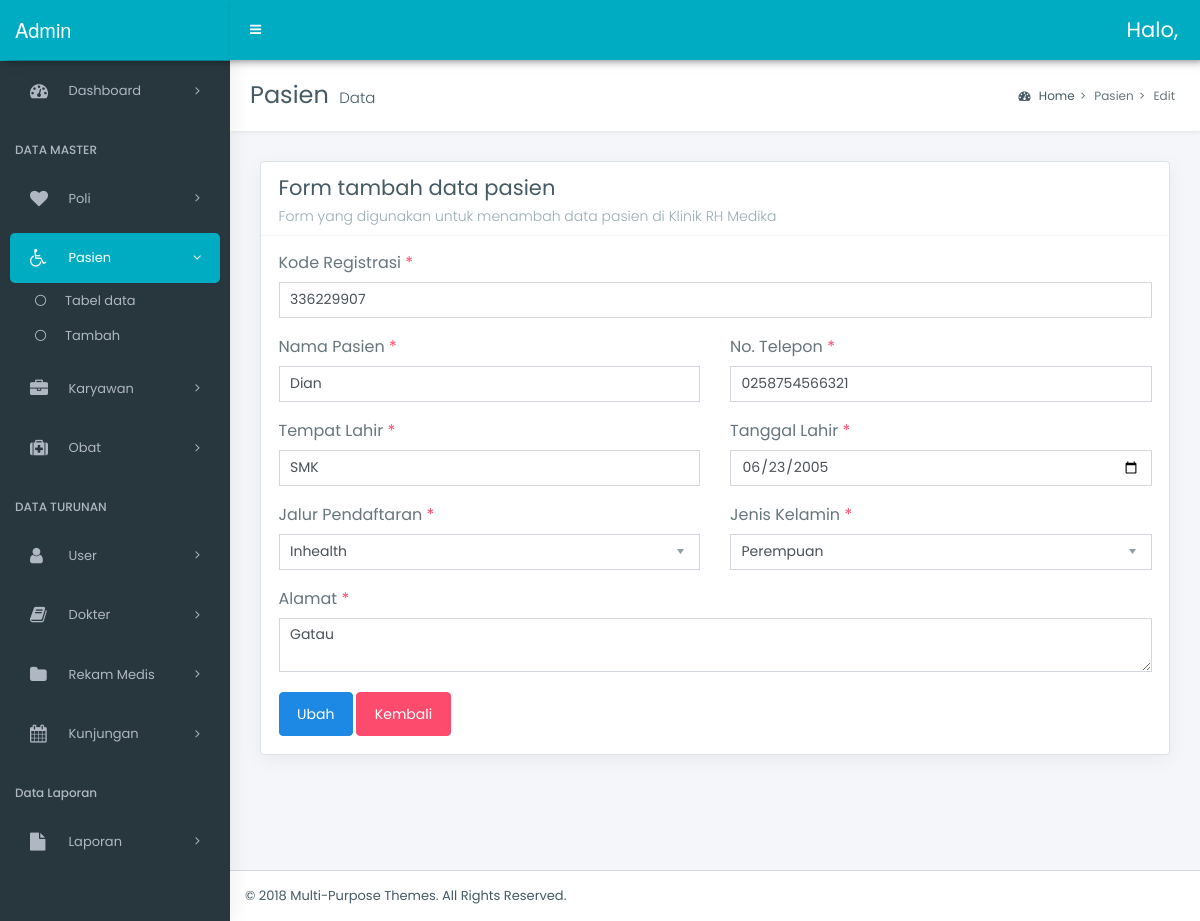
/admin/pasien/edit.php?id=336229907, run on the app's committed database.
### tables this page shows
CREATE TABLE `pasien` (
  `id_pasien` int(9) NOT NULL,
  `nm_pasien` varchar(50) NOT NULL,
  `kd_registrasi` text NOT NULL,
  `jen_kelamin` enum('1','2') NOT NULL,
  `jalur` enum('1','2','3','4') NOT NULL,
  `alamatp` text NOT NULL,
  `tempat_lahirp` varchar(20) NOT NULL,
  `tgl_lahirp` date NOT NULL,
  `telp_pasien` varchar(13) NOT NULL,
  `tgl_daftar` date NOT NULL
);

### admin/pasien/edit.php (the view, shortened to what this page needs)
<!DOCTYPE html>
<html lang="en">
<head>
    <link rel="stylesheet" href="../../style/bootstrap.min.css">
    <link rel="stylesheet" href="../../style/bootstrap-extend.css">
    <link rel="stylesheet" href="../../style/master_style.css">
    <link rel="stylesheet" href="../../style/_all-skins.css">
</head>
<body class="hold-transition skin-green sidebar-mini">
    <div class="wrapper">
        <?php include_once('navbar.php'); ?>
        <?php include_once('sidebar.php'); ?>
        <div class="content-wrapper">
            <section class="content-header">
                <h1>
                    Pasien
                    <small>Data</small>
                </h1>
                <ol class="breadcrumb">
                    <li class="breadcrumb-item"><a href="#"><i class="fa fa-dashboard"></i> Home</a></li>
                    <li class="breadcrumb-item">Pasien</li>
                    <li class="breadcrumb-item active">Edit</li>
                </ol>
            </section>
            <section class="content">
                <div class="box">
                    <div class="box-header with-border">
                        <h3 class="box-title">Form tambah data pasien</h3>
                        <h6 class="box-subtitle">Form yang digunakan untuk menambah data pasien di Klinik RH Medika</h6>
                    </div>
                    <div class="box-body">
                        <div class="row">
                            <div class="col">
                                <?php
                                require_once '../../config/connect.php';
                                if (isset($_GET['id'])) {
                                    $id = $_GET['id'];
                                    $qpa = $connect->query("SELECT * FROM pasien WHERE id_pasien = '$id'");
                                    foreach ($qpa as $dpa) :
                                ?>
                                        <form method="POST" action="prosesedit.php">
                                            <div class="row">
                                                <div class="col-lg-12 col-12">
                                                    <div class="form-group">
                                                        <h5>Kode Registrasi <span class="text-danger">*</span></h5>
                                                        <div class="controls">
                                                            <input type="number" class="form-control" name="nik" value="<?= $dpa['id_pasien'] ?>" required>
                                                        </div>
                                                    </div>
                                                </div>
                                                <div class="col-lg-6 col-12">
                                                    <div class="form-group">
                                                        <h5>Nama Pasien <span class="text-danger">*</span></h5>
                                                        <div class="controls">
                                                            <input type="text" class="form-control" name="nmpasien" value="<?= $dpa['nm_pasien']; ?>">
                                                        </div>
                                                    </div>
                                                    <div class="form-group">
                                                        <h5>Tempat Lahir <span class="text-danger">*</span></h5>
                                                        <div class="controls">
                                                            <input type="text" class="form-control" name="tmptpasien" value="<?= $dpa['tempat_lahirp']; ?>">
                                                        </div>
                                                    </div>
                                                    <div class="form-group">
                                                        <h5>Jalur Pendaftaran <span class="text-danger">*</span></h5>
                                                        <div class="controls">
                                                            <select class="form-control" name="jalur" required>
                                                                <option value="<?= $dpa['jalur']; ?>" hidden>
                                                                    <?php
                                                                    if ($dpa['jalur'] == '1') {
                                                                        echo "Mandiri";
                                                                    } elseif ($dpa['jalur'] == '2') {
                                                                        echo "BPJS";
                                                                    } elseif ($dpa['jalur'] == '3') {
                                                                        echo "Inhealth";
                                                                    } else {
                                                                        echo "Buma";
                                                                    }
                                                                    ?></option>
                                                            </select>
                                                        </div>
                                                    </div>
                                                </div>
                                                <div class="col-lg-6 col-12">
                                                    <div class="form-group">
                                                        <h5>No. Telepon <span class="text-danger">*</span></h5>
                                                        <div class="controls">
                                                            <input type="text" class="form-control" name="notlpp" value="<?= $dpa['telp_pasien']; ?>">
                                                        </div>
                                                    </div>
                                                    <div class="form-group">
                                                        <h5>Tanggal Lahir <span class="text-danger">*</span></h5>
                                                        <div class="controls">
                                                            <input type="date" class="form-control" name="tglpasien" value="<?= $dpa['tgl_lahirp']; ?>">
                                                        </div>
                                                    </div>
                                                    <div class="form-group">
                                                        <h5>Jenis Kelamin <span class="text-danger">*</span></h5>
                                                        <div class="controls">
                                                            <select class="form-control" name="jkel">
                                                                <option value="<?= $dpa['jen_kelamin']; ?>" hidden>
                                                                    <?php
                                                                    if ($dpa['jen_kelamin'] == '2') {
                                                                        echo "Laki-laki";
                                                                    } else {
                                                                        echo "Perempuan";
                                                                    }
                                                                    ?>
                                                                </option>
                                                            </select>
                                                        </div>
                                                    </div>
                                                </div>
                                            </div>
                                            <div class="row">
                                                <div class="col-md-12">
                                                    <div class="form-group">
                                                        <h5>Alamat <span class="text-danger">*</span></h5>
                                                        <div class="controls">
                                                            <textarea name="alamat" class="form-control"><?= $dpa['alamatp']; ?></textarea>
                                                        </div>
                                                    </div>
                                                </div>
                                            </div>
                                            <div class="text-xs-right">
                                                <button type="submit" class="btn btn-info" name="pasubmit">Ubah</button>
                                                <a href="data.php" class="btn btn-danger">Kembali</a>
                                            </div>
                                        </form>
                                <?php
                                    endforeach;
                                }
                                ?>
                            </div>
                        </div>
                    </div>
                </div>
            </section>
        </div>
        <footer class="main-footer">
            &copy; 2018 <a href="https://www.multipurposethemes.com/">Multi-Purpose Themes</a>. All Rights Reserved.
        </footer>
    </div>
</body>
</html>

### style/_all-skins.css (style rules this page uses)
.skin-green .content-header { background: #fff; }
.skin-green .content { background: #f4f6f9; }
.skin-green .wrapper, .skin-green .main-sidebar, .skin-green .left-side { background-color: #28373e; box-shadow: 1px 0px 20px rgba(0,0,0,0.08); }

### data on the page
pasien: nik "336229907", nmpasien "Dian", tmptpasien "SMK", jalur "Inhealth", notlpp "0258754566321", tglpasien "06/23/2005", jkel "Perempuan", alamat "Gatau"
